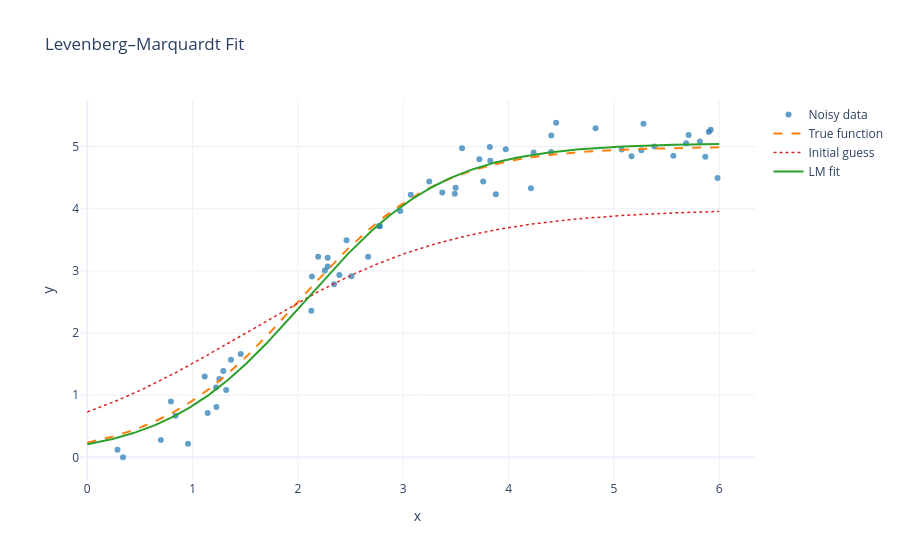

The code cell stored with this chart in its notebook:
### Code cell
fig = go.Figure()
fig.add_trace(go.Scatter(x=x_data, y=y_data, mode="markers",
                         marker=dict(color=COLORS[0], size=6, opacity=0.7),
                         name="Noisy data"))
fig.add_trace(go.Scatter(x=x_grid, y=model(x_grid, TRUE_THETA), mode="lines",
                         line=dict(color=COLORS[1], dash="dash", width=2),
                         name="True function"))
fig.add_trace(go.Scatter(x=x_grid, y=model(x_grid, THETA_INIT), mode="lines",
                         line=dict(color=COLORS[3], dash="dot", width=1.5),
                         name="Initial guess"))
fig.add_trace(go.Scatter(x=x_grid, y=model(x_grid, theta_fit), mode="lines",
                         line=dict(color=COLORS[2], width=2),
                         name="LM fit"))
fig.update_layout(title="Levenberg–Marquardt Fit",
                  xaxis_title="x", yaxis_title="y")
fig.show()

### Figure 1 — Plotly figure (JSON) as saved in the notebook; plotly's stock layout.template omitted (floating-point values rounded to 4 significant figures; data arrays with more than 128 entries replaced by an {"elided": "..."} marker saying what was removed)
{"data": [{"marker": {"color": "#1f77b4", "opacity": 0.7, "size": 6}, "mode": "markers", "name": "Noisy data", "type": "scatter", "x": [0.2869, 0.3395, 0.6988, 0.794, 0.8378, 0.9566, 1.115, 1.143, 1.223, 1.227, 1.254, 1.292, 1.319, 1.364, 1.457, 2.127, 2.133, 2.192, 2.256, 2.282, 2.282, 2.343, 2.393, 2.462, 2.508, 2.666, 2.769, 2.779, 2.971, 3.071, 3.247, 3.371, 3.489, 3.497, 3.559, 3.723, 3.759, 3.822, 3.826, 3.879, 3.973, 4.213, 4.238, 4.404, 4.406, 4.452, 4.826, 5.074, 5.167, 5.261, 5.281, 5.385, 5.564, 5.685, 5.709, 5.816, 5.868, 5.901, 5.919, 5.984], "y": [0.1227, 0.001364, 0.277, 0.8999, 0.6706, 0.2195, 1.299, 0.7119, 1.122, 0.8098, 1.261, 1.39, 1.083, 1.568, 1.662, 2.357, 2.908, 3.228, 3.004, 3.069, 3.212, 2.783, 2.935, 3.493, 2.912, 3.228, 3.723, 3.718, 3.963, 4.226, 4.439, 4.259, 4.24, 4.336, 4.972, 4.795, 4.438, 4.992, 4.773, 4.234, 4.955, 4.329, 4.904, 4.913, 5.178, 5.383, 5.296, 4.951, 4.843, 4.939, 5.368, 5.002, 4.853, 5.052, 5.185, 5.081, 4.836, 5.236, 5.271, 4.495]}, {"line": {"color": "#ff7f0e", "dash": "dash", "width": 2}, "mode": "lines", "name": "True function", "type": "scatter", "x": {"elided": "500 float values"}, "y": {"elided": "500 float values"}}, {"line": {"color": "#d62728", "dash": "dot", "width": 1.5}, "mode": "lines", "name": "Initial guess", "type": "scatter", "x": {"elided": "500 float values"}, "y": {"elided": "500 float values"}}, {"line": {"color": "#2ca02c", "width": 2}, "mode": "lines", "name": "LM fit", "type": "scatter", "x": {"elided": "500 float values"}, "y": {"elided": "500 float values"}}], "layout": {"title": {"text": "Levenberg–Marquardt Fit"}, "xaxis": {"title": {"text": "x"}}, "yaxis": {"title": {"text": "y"}}}}
